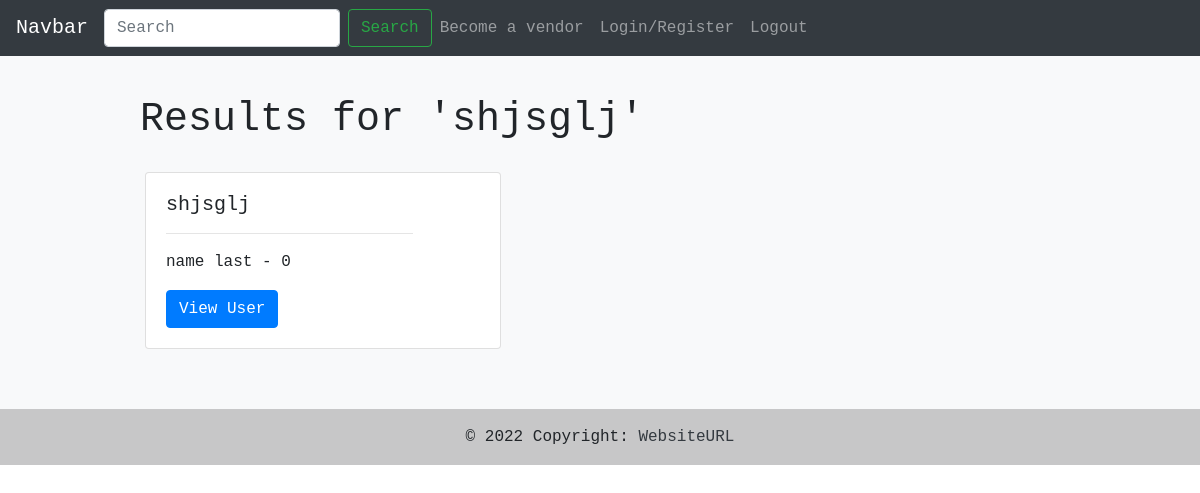
The page /user/shjsglj/ (signed in) on the database its author committed.
### tables this page shows
CREATE TABLE user( -- The main user account
    id INTEGER PRIMARY KEY AUTOINCREMENT,
    
    name varchar(24) NOT NULL UNIQUE,
    pfp varchar(64), -- maybe save as BLOB data type??

    first_name varchar(24),
    last_name varchar(24),
    passwordHash BINARY(64) NOT NULL,
    
    email varchar(319) UNIQUE,
    phone varchar(24),
    rating TINYINT,
    
    website varchar(24),
    github varchar(24),
    insta varchar(24),
    facebook varchar(24),
    twitter varchar(24),

    
    token varchar(64) UNIQUE, -- Should have more stuff like age etc.

    isSeller BOOLEAN DEFAULT 0, --0 = False and 1 is True
    privacy BOOLEAN DEFAULT 0,
    isAdmin BOOLEAN DEFAULT 0,
    isMod BOOLEAN DEFAULT 0
);

### views.py (the view)
def userlookupView(user): #* This is the most basic version i can make
    user_ = userhandle.isLoggedIn(session) # Check if the session data is valid
    if user_ == []: return redirect(url_for('logout'))
    if user == '*': user = ''
    users = database.read('user', 'pfp, name, first_name, last_name, isSeller', f'WHERE name LIKE "%{user}%"')
    return render_template('user_lookup.html', users=users, search=user)

### handles/databaseHandle.py (called while the page is built)
    def read(self, tables, rows, specification=''):
        self.cursor.execute(f'SELECT {rows} FROM {tables} {specification}')
        rows = self.cursor.fetchall()
        return rows #! Returns every row even if you should not be able to see it

### handles/incryptionHandle.py (called while the page is built)
def checkHash(check: str, hash: str):
    return bcrypt.checkpw(check.encode('utf-8'), base64.b64decode(hash))

### handles/userHandle.py (called while the page is built)
    def isLoggedIn(self, session):
        if 'token' not in session or 'id' not in session: return []
        token, id = session['token'], session['id']
        try:
            user = self.database.read(tables='user', rows='id, token, isAdmin, email', specification=f'WHERE id="{id}"')[0] # Get the user with the same id
        except IndexError: return []
        if not checkHash(user[1], token): return [] # Check if the token is valid #!Not sure if the [0] is needed
        return user

### templates/user_lookup.html (shortened to what this page needs)
{% extends 'main.html' %}
{% block content %}
<section class="bg-light section-light-var">
    <div>
        <h1>Results for '{{search}}'</h1>
        <div class="row" style="width: auto;">
            {% for user in users %}
                <div class="col-sm-6">
                    <div class="card">
                        <div class="card-body">
                            <h5 class="card-title">{{user[1]}}</h5>
                            <hr>
                            <p class="card-text">{{user[2]}} {{user[3]}} - {{user[4]}}</p>
                            <a href="#" class="btn btn-primary">View User</a>
                        </div>
                    </div>
                </div>
            {% endfor %}
        </div>
    </div>
</section>
{% endblock %}

### static/css/main.css (style rules this page uses)
* { font-family: 'Courier New', monospace !important; }
.section-light-var { height: auto; display: flex; justify-content: center; align-items: center; padding-top: 20px; padding-bottom: 20px; }
.section-light-var div { width: 80%; padding: 20px; }
.section-light-var div div { padding: 10px; }

### rows shown on the page
user: name "shjsglj", first_name "name", last_name "last", isSeller "0"
